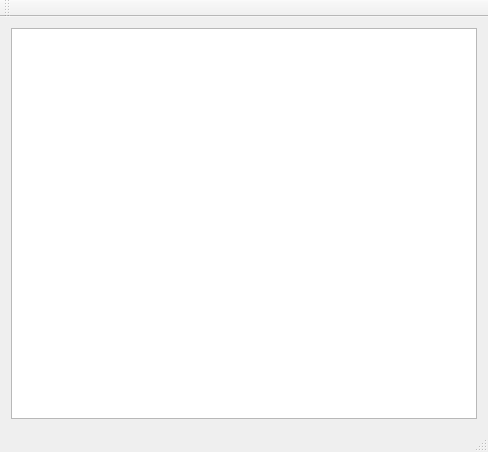
<?xml version="1.0" encoding="UTF-8"?>
<ui version="4.0">
 <class>MainWindow</class>
 <widget class="QMainWindow" name="MainWindow">
  <property name="geometry">
   <rect>
    <x>0</x>
    <y>0</y>
    <width>488</width>
    <height>452</height>
   </rect>
  </property>
  <property name="windowTitle">
   <string>MainWindow</string>
  </property>
  <widget class="QWidget" name="centralWidget">
   <layout class="QGridLayout" name="gridLayout">
    <item row="0" column="0">
     <widget class="QTextEdit" name="textEdit"/>
    </item>
   </layout>
  </widget>
  <widget class="QMenuBar" name="menuBar">
   <property name="geometry">
    <rect>
     <x>0</x>
     <y>0</y>
     <width>488</width>
     <height>33</height>
    </rect>
   </property>
  </widget>
  <widget class="QToolBar" name="mainToolBar">
   <attribute name="toolBarArea">
    <enum>TopToolBarArea</enum>
   </attribute>
   <attribute name="toolBarBreak">
    <bool>false</bool>
   </attribute>
  </widget>
  <widget class="QStatusBar" name="statusBar"/>
 </widget>
 <layoutdefault spacing="6" margin="11"/>
 <resources/>
 <connections/>
</ui>
